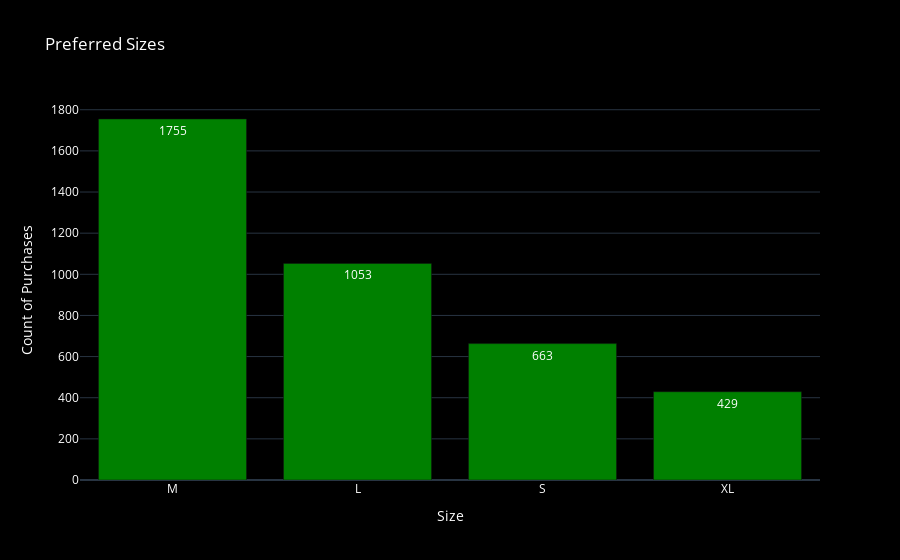

Here is the notebook cell this chart was saved with:
### Code cell
# Count popular sizes
size_counts = df['Size'].value_counts().reset_index()
size_counts.columns = ['Size', 'Count']

fig_sizes = px.bar(
    size_counts, 
    x='Size', 
    y='Count', 
    text='Count', 
    title='Preferred Sizes',
    color_discrete_sequence=['green']
)
fig_sizes.update_layout(
    template='plotly_dark',
    plot_bgcolor='black',
    paper_bgcolor='black',
    font=dict(color='white'),
    xaxis_title='Size',
    yaxis_title='Count of Purchases'
)
fig_sizes.show()

### Figure 1 — Plotly figure (JSON) as saved in the notebook; plotly's stock layout.template omitted (floating-point values rounded to 4 significant figures)
{"data": [{"hovertemplate": "Size=%{x}<br>Count=%{text}<extra></extra>", "legendgroup": "", "marker": {"color": "green", "pattern": {"shape": ""}}, "name": "", "orientation": "v", "showlegend": false, "text": [1755.0, 1053.0, 663.0, 429.0], "textposition": "auto", "type": "bar", "x": ["M", "L", "S", "XL"], "xaxis": "x", "y": [1755, 1053, 663, 429], "yaxis": "y"}], "layout": {"barmode": "relative", "font": {"color": "white"}, "legend": {"tracegroupgap": 0}, "paper_bgcolor": "black", "plot_bgcolor": "black", "title": {"text": "Preferred Sizes"}, "xaxis": {"anchor": "y", "domain": [0, 1], "title": {"text": "Size"}}, "yaxis": {"anchor": "x", "domain": [0, 1], "title": {"text": "Count of Purchases"}}}}
